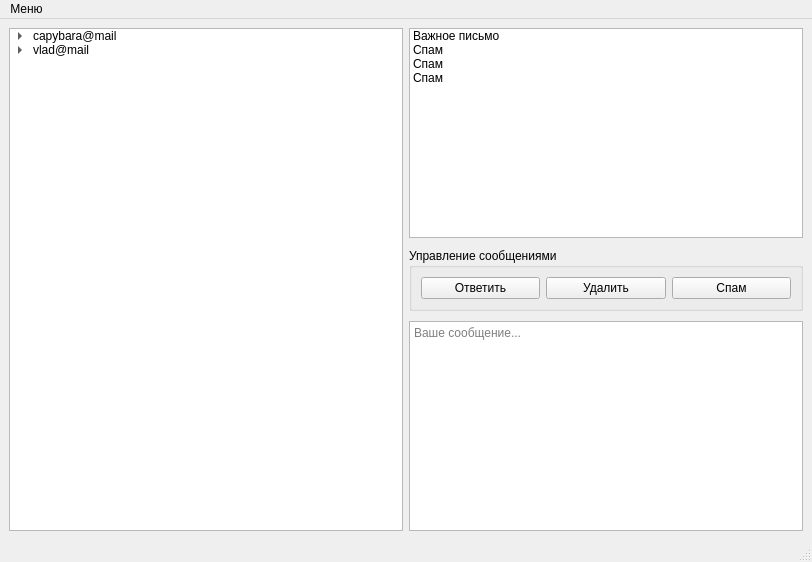
<?xml version="1.0" encoding="UTF-8"?>
<ui version="4.0">
 <class>MainWindow</class>
 <widget class="QMainWindow" name="MainWindow">
  <property name="geometry">
   <rect>
    <x>0</x>
    <y>0</y>
    <width>812</width>
    <height>562</height>
   </rect>
  </property>
  <property name="font">
   <font>
    <family>MS Shell Dlg 2</family>
   </font>
  </property>
  <property name="windowTitle">
   <string>MainWindow</string>
  </property>
  <widget class="QWidget" name="centralwidget">
   <property name="autoFillBackground">
    <bool>false</bool>
   </property>
   <layout class="QGridLayout" name="gridLayout_4" columnstretch="0,0">
    <property name="sizeConstraint">
     <enum>QLayout::SetDefaultConstraint</enum>
    </property>
    <property name="verticalSpacing">
     <number>6</number>
    </property>
    <item row="0" column="0">
     <widget class="QTreeWidget" name="treeWidget">
      <property name="tabKeyNavigation">
       <bool>false</bool>
      </property>
      <property name="dragEnabled">
       <bool>false</bool>
      </property>
      <property name="dragDropMode">
       <enum>QAbstractItemView::NoDragDrop</enum>
      </property>
      <property name="alternatingRowColors">
       <bool>false</bool>
      </property>
      <property name="rootIsDecorated">
       <bool>true</bool>
      </property>
      <property name="uniformRowHeights">
       <bool>false</bool>
      </property>
      <property name="itemsExpandable">
       <bool>true</bool>
      </property>
      <property name="sortingEnabled">
       <bool>false</bool>
      </property>
      <property name="animated">
       <bool>true</bool>
      </property>
      <property name="wordWrap">
       <bool>false</bool>
      </property>
      <property name="headerHidden">
       <bool>true</bool>
      </property>
      <property name="expandsOnDoubleClick">
       <bool>false</bool>
      </property>
      <attribute name="headerCascadingSectionResizes">
       <bool>false</bool>
      </attribute>
      <attribute name="headerHighlightSections">
       <bool>false</bool>
      </attribute>
      <attribute name="headerShowSortIndicator" stdset="0">
       <bool>false</bool>
      </attribute>
      <column>
       <property name="text">
        <string>mail</string>
       </property>
      </column>
      <item>
       <property name="text">
        <string>capybara@mail</string>
       </property>
       <item>
        <property name="text">
         <string>Работа</string>
        </property>
       </item>
       <item>
        <property name="text">
         <string>Вуз</string>
        </property>
       </item>
       <item>
        <property name="text">
         <string>Долги</string>
        </property>
       </item>
      </item>
      <item>
       <property name="text">
        <string>vlad@mail</string>
       </property>
       <item>
        <property name="text">
         <string>Работа</string>
        </property>
       </item>
      </item>
     </widget>
    </item>
    <item row="0" column="1">
     <layout class="QVBoxLayout" name="verticalLayout">
      <property name="spacing">
       <number>10</number>
      </property>
      <property name="sizeConstraint">
       <enum>QLayout::SetDefaultConstraint</enum>
      </property>
      <property name="leftMargin">
       <number>0</number>
      </property>
      <item>
       <widget class="QListWidget" name="listWidget">
        <item>
         <property name="text">
          <string>Важное письмо</string>
         </property>
        </item>
        <item>
         <property name="text">
          <string>Спам</string>
         </property>
        </item>
        <item>
         <property name="text">
          <string>Спам</string>
         </property>
        </item>
        <item>
         <property name="text">
          <string>Спам</string>
         </property>
        </item>
       </widget>
      </item>
      <item>
       <widget class="QGroupBox" name="groupBox">
        <property name="title">
         <string>Управление сообщениями</string>
        </property>
        <layout class="QHBoxLayout" name="horizontalLayout_2">
         <item>
          <widget class="QPushButton" name="pushButton_2">
           <property name="text">
            <string>Ответить</string>
           </property>
          </widget>
         </item>
         <item>
          <widget class="QPushButton" name="pushButton_3">
           <property name="text">
            <string>Удалить</string>
           </property>
          </widget>
         </item>
         <item>
          <widget class="QPushButton" name="pushButton">
           <property name="text">
            <string>Спам</string>
           </property>
          </widget>
         </item>
        </layout>
       </widget>
      </item>
      <item>
       <widget class="QTextEdit" name="textEdit">
        <property name="html">
         <string>&lt;!DOCTYPE HTML PUBLIC &quot;-//W3C//DTD HTML 4.0//EN&quot; &quot;http://www.w3.org/TR/REC-html40/strict.dtd&quot;&gt;
&lt;html&gt;&lt;head&gt;&lt;meta name=&quot;qrichtext&quot; content=&quot;1&quot; /&gt;&lt;style type=&quot;text/css&quot;&gt;
p, li { white-space: pre-wrap; }
&lt;/style&gt;&lt;/head&gt;&lt;body style=&quot; font-family:'MS Shell Dlg 2'; font-size:7.8pt; font-weight:400; font-style:normal;&quot;&gt;
&lt;p style=&quot;-qt-paragraph-type:empty; margin-top:0px; margin-bottom:0px; margin-left:0px; margin-right:0px; -qt-block-indent:0; text-indent:0px;&quot;&gt;&lt;br /&gt;&lt;/p&gt;&lt;/body&gt;&lt;/html&gt;</string>
        </property>
        <property name="placeholderText">
         <string>Ваше сообщение... </string>
        </property>
       </widget>
      </item>
     </layout>
    </item>
   </layout>
  </widget>
  <widget class="QMenuBar" name="menubar">
   <property name="geometry">
    <rect>
     <x>0</x>
     <y>0</y>
     <width>812</width>
     <height>26</height>
    </rect>
   </property>
   <widget class="QMenu" name="menu">
    <property name="title">
     <string>Меню</string>
    </property>
    <addaction name="IncomingMessage"/>
    <addaction name="OutgoingMessage"/>
    <addaction name="DraftsMessage"/>
    <addaction name="UnreadMessage"/>
    <addaction name="SpamMessage"/>
    <addaction name="separator"/>
    <addaction name="Exit"/>
   </widget>
   <addaction name="menu"/>
  </widget>
  <widget class="QStatusBar" name="statusbar"/>
  <action name="Exit">
   <property name="text">
    <string>Выход</string>
   </property>
  </action>
  <action name="IncomingMessage">
   <property name="text">
    <string>Входящие</string>
   </property>
  </action>
  <action name="OutgoingMessage">
   <property name="text">
    <string>Исходящие</string>
   </property>
  </action>
  <action name="DraftsMessage">
   <property name="text">
    <string>Черновики</string>
   </property>
  </action>
  <action name="UnreadMessage">
   <property name="text">
    <string>Непрочитанное</string>
   </property>
  </action>
  <action name="SpamMessage">
   <property name="text">
    <string>Спам</string>
   </property>
  </action>
 </widget>
 <resources/>
 <connections>
  <connection>
   <sender>Exit</sender>
   <signal>triggered()</signal>
   <receiver>MainWindow</receiver>
   <slot>close()</slot>
   <hints>
    <hint type="sourcelabel">
     <x>-1</x>
     <y>-1</y>
    </hint>
    <hint type="destinationlabel">
     <x>396</x>
     <y>295</y>
    </hint>
   </hints>
  </connection>
 </connections>
</ui>
